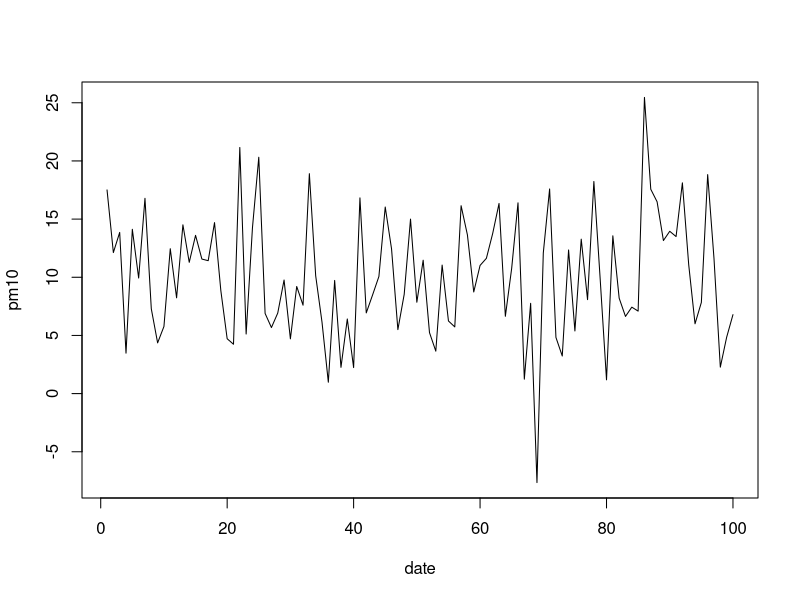
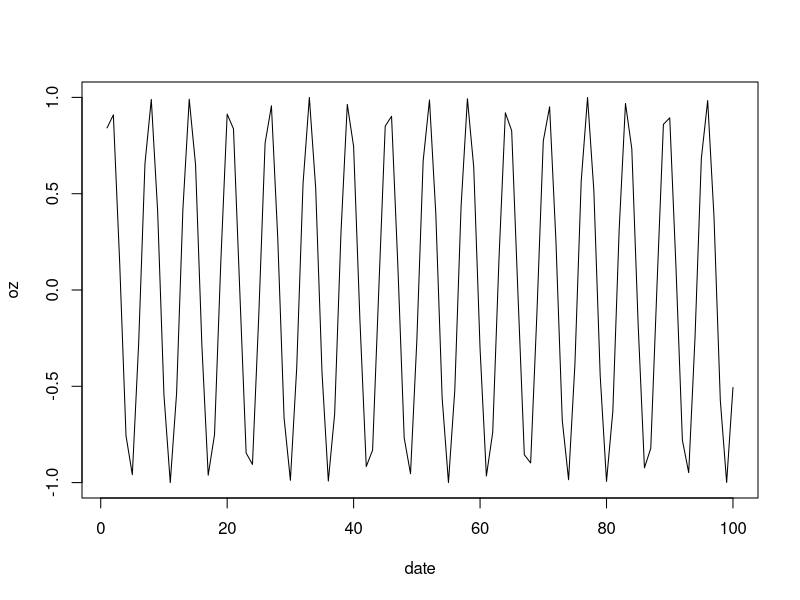
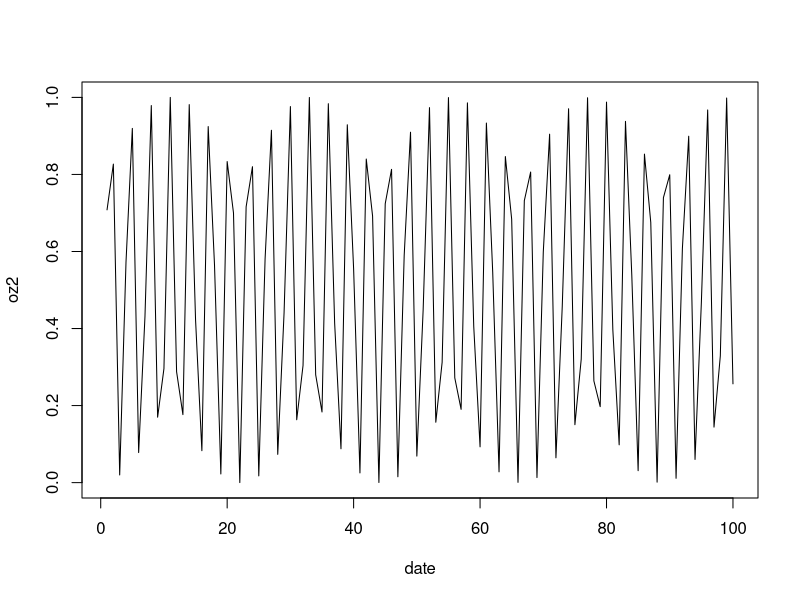
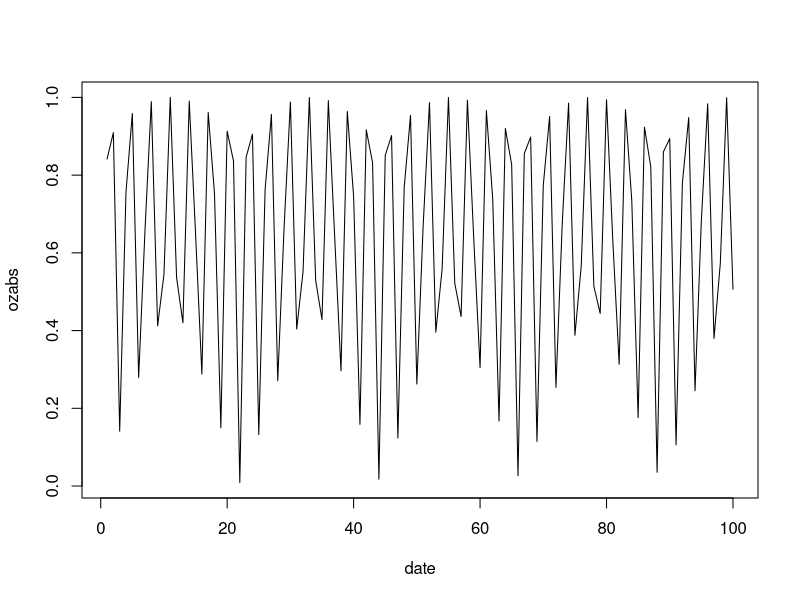
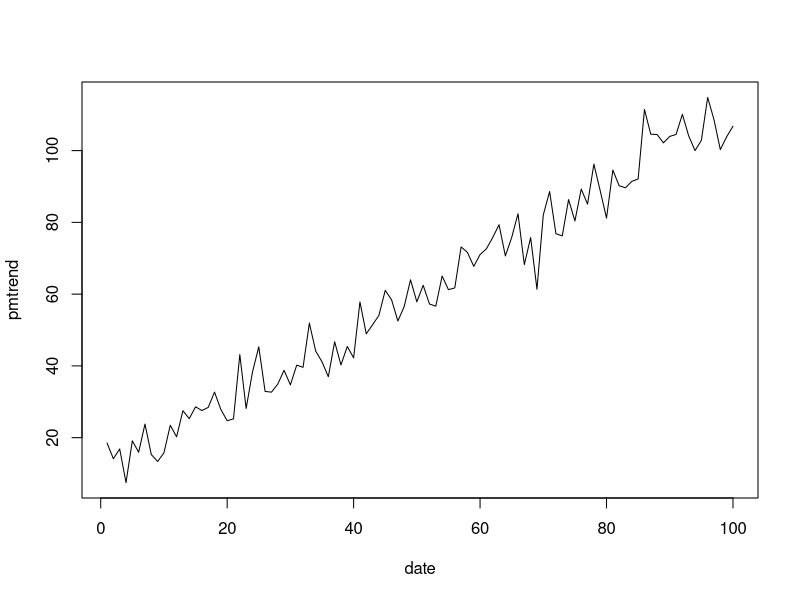
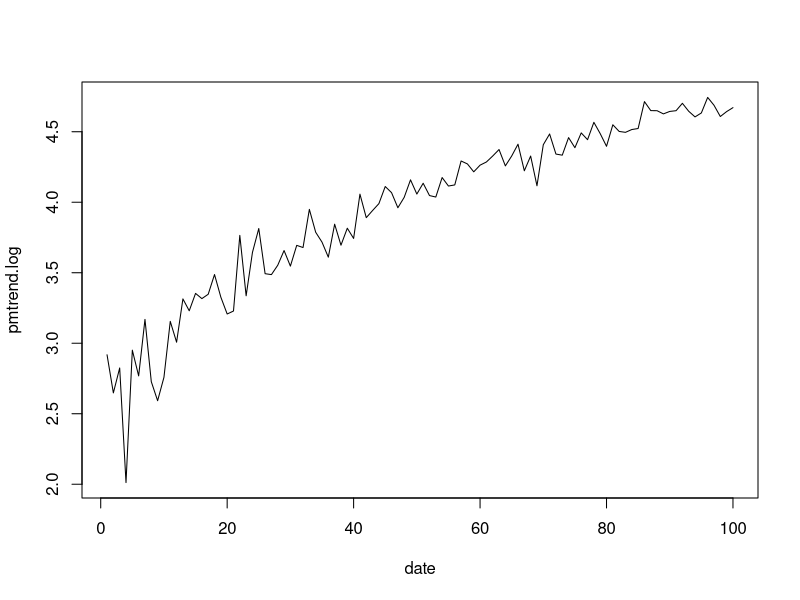
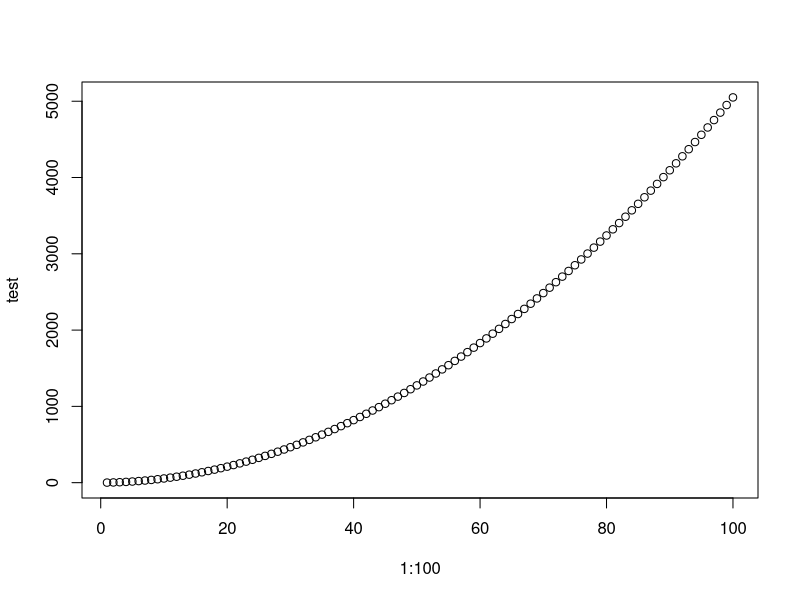

Here is the R script that generated these plots, in order:
## ---- chunk 1
a <-1
b <-2
c <- -1

a*b+c
## ---- chunk 2
student_a_age  <- 43
student_a_name <- '윤진하'
student_a_pass <- FALSE
## ---- chunk 3
student_all_age <- c(24, 31, 40, 16)
student_all_age
## ---- chunk 4
max(student_all_age)
length(student_all_age)
student_all_name <- c('영희', '철수', '은미', '재석')
summary(student_all_name)
student_all_class <- c('group1','group2', 'group1', 'group2' )
summary(student_all_class)
## ---- chunk 5
student_all_group <-factor(c('group1','group2', 'group1', 'group2' ))
summary(student_all_group)
## ---- chunk 6
tapply(student_all_age, student_all_group, mean)
## ---- chunk 7
A2 = matrix( 
     c(1, 2, 3, 4, 5, 6, 7, 8),  # 값 
     nrow=4,                     # 행 갯수
     ncol=2,                     # 열 갯수
     byrow = TRUE)               # 행을 기준으로 순서대로
A2 # 출력
## ---- chunk 8
dspub_class <- data.frame(
  'name'  = student_all_name, 
  'age'   = student_all_age,
  'group' = student_all_group
)
dspub_class
## ---- chunk 9
#install.packages("tidyverse")
library(tidyverse)
## ---- chunk 10
dspub_class %>%
  group_by(group) %>%
  summarize(avg = mean(age))

## ---- chunk 11
homework1 <- dspub_class %>%
  group_by(group) %>%
  mutate(avg_age = mean(age))
homework2 <- dspub_class %>%
  group_by(group) %>%
  mutate(max_age = max(age))
## ---- chunk 12
homework1
homework2
## ---- chunk 13
second_week_dspub <-
  list(
       student_all_age,
       student_all_class,
       student_all_group,
       student_all_name,
       dspub_class, 
       homework1,
       homework2
       )
second_week_dspub
## ---- chunk 14
second_week_dspub[[7]]
## ---- chunk 15
pm10 = rnorm(n=100, mean = 10, sd = 5) # 평균이 10이고 표준편차가 5인 100개의 랜덤 변수를 pm10 이라고 가정하자
date= rep(1:100)  # 1일부터 100까지의 시간이 있다고 해보자
plot(x=date, y=pm10, type = "l") # "l" line 형식으로 그려보았다. 

oz = sin(date) # 오존은 시간에 따라 햇빛이 있을 때 높게 올라간다. sine 함수를 따른다고 가정해 보자
plot(x=date, y = oz, type = "l") # 
oz2 = oz**2 # -값을 갖는 것은 좀 이상하다. 제곱을 통해 변경해 보자
plot(x=date, y = oz2, type = "l") # 
ozabs = abs(oz) # 접곱보다 절대 값이 어떨까?
plot(x=date, y = ozabs, type = "l") # 
pmtrend = pm10 + date  # 시간에 따라 pm10 농도가 올라간다고 가정해 보자
plot(x=date, y = pmtrend, type="l")
pmtrend.log = log(pmtrend) # 로그 값을 넣어보자. 특별한 의미는 없이 함수에 대한 실습이다. 
plot(x=date, y = pmtrend.log, type="l") #
## ---- chunk 16
nums<- 1
if (nums <5) {
        chars = 'A'
} else{
        chars = 'B'
}
chars

## ---- chunk 17
nums <- 6
if (nums <5) {
        chars = 'A'
} else{
        chars = 'B'
}
chars
## ---- chunk 18
a<-round(rnorm(10)*10)
a
tab <- ifelse(a>0, '양수', '음수')
tab
data.frame(a, tab)
## ---- chunk 19
new.var <- c(1, 2, NA)
is.na(new.var)
any(is.na(new.var))
all(is.na(new.var))
## ---- chunk 20
head(iris)
table(iris$Species)
max(iris$Sepal.Length)
max.length <- which.max(iris$Sepal.Length)
iris$Species[max.length]
## ---- chunk 21
min(iris$Sepal.Length)
min.length <- which.min(iris$Sepal.Length)
iris$Species[min.length]
## ---- chunk 22
addtive.function = function(x, y ){
  x + y
}
## ---- chunk 23
addtive.function(100, 2)
## ---- chunk 24
abs.function= function(x, y ){
  #--#
}
## ---- chunk 25
my_vector<- 1:50
avg <- function(x){
        sum(x)/length(x)
}
avg(my_vector)
## ---- chunk 26

tabs <- function(x){
        data.frame( '평균'      = mean(x), 
                    '변수갯수'  = length(x), 
                    '최고값'    = max(x), 
                    '최저값'    = min(x)
        )
}

tabs(my_vector)
## ---- chunk 27
avg <- function(x, arithmetic = TRUE){
  n <- length(x)
  ifelse(arithmetic, sum(x)/n, prod(x)^(1/n))
}
## ---- chunk 28
c('1a', '2a', '10a') # 이렇게 해보는 것도 좋지만
## ---- chunk 29
for (i in 1:10){
  print(paste0(i, 'a'))
}
## ---- chunk 30
paste0(1:10, "a")
## ---- chunk 31
compute <- function(n){ sum(1:n)}
compute(10)

test <-c()
for (n in 1:100){
  test[n] <- compute(n)
}

plot(1:100, test)
## ---- chunk 32
n2 <- c(1:9*2)
n3 <- c(1:9*3)
n2*n3

## ---- chunk 33
new.function<-function(n2){
  c(1:9*2) * c(1:9*n2)
}

new.function( 4)
## ---- chunk 34
sapply(1:9, new.function)
## ---- chunk 35
data("iris")
## ---- chunk 36
library(tidyverse)
iris %>% head()
## ---- chunk 37
iris_num=iris[, c(1:4)] # Species 를 제외한 나머지 변수만 선정
iris_num=iris %>% select(1:4) # tidyverse를 통해 같은 결과 사용
# 아래와 같인 평균, sd 를 구했습니다.
iris_num %>% pull(Sepal.Length) %>% mean()
iris_num %>% pull(Sepal.Width)  %>% mean()
iris_num %>% pull(Petal.Length) %>% mean()
iris_num %>% pull(Petal.Width)  %>% mean()
iris_num %>% pull(Sepal.Length) %>% sd()
iris_num %>% pull(Sepal.Width)  %>% sd()
iris_num %>% pull(Petal.Length) %>% sd()
iris_num %>% pull(Petal.Width)  %>% sd()
## ---- chunk 38
apply(iris_num, 2, mean)
lapply(iris_num, mean)
sapply(iris_num, mean)
## ---- chunk 39
stat_smry = function(x){
  list(
    mean  =mean(x), 
    median=median(x), 
    std   = sd(x)
  )
}
## ---- chunk 40
sapply(iris_num, stat_smry)
## ---- chunk 41
tt = lapply(iris_num, stat_smry)
## ---- chunk 42
names(tt) # 각 반복된 요인 이름
tt[[1]]   # 첫번째 여기서는 "Sepal.Length"에대한 값
do.call(rbind, tt) # 정리된 모양
